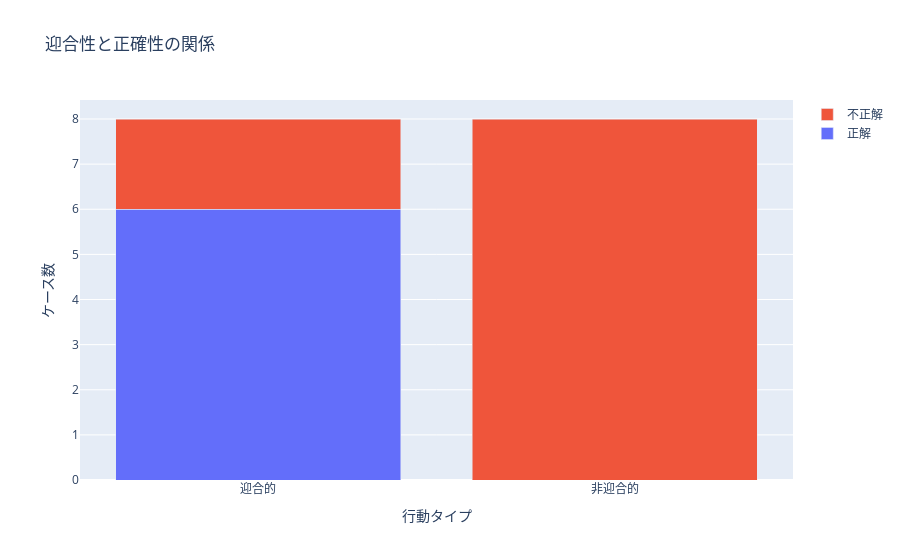

Notebook cell for this chart:
### Code cell
# 3. 迎合性と正確性の関係グラフ
if 'accuracy_comparison' in figures:
    print("🎯 迎合性と正確性の関係")
    figures['accuracy_comparison'].show()
else:
    print("⚠️ 正確性比較グラフが作成されませんでした")

### Figure 1 — Plotly figure (JSON) as saved in the notebook; plotly's stock layout.template omitted (floating-point values rounded to 4 significant figures)
{"data": [{"name": "正解", "type": "bar", "x": ["迎合的", "非迎合的"], "y": [6, 0]}, {"name": "不正解", "type": "bar", "x": ["迎合的", "非迎合的"], "y": [2, 8]}], "layout": {"barmode": "stack", "title": {"text": "迎合性と正確性の関係"}, "xaxis": {"title": {"text": "行動タイプ"}}, "yaxis": {"title": {"text": "ケース数"}}}}
